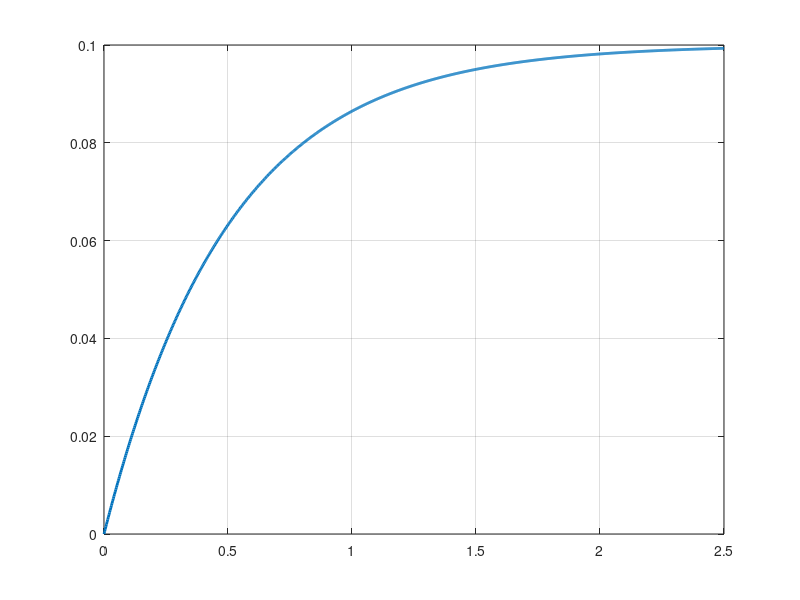

The MATLAB source for this figure: (Note: this script raises an error after producing the figure.)
%% Proyecto Individual 1
%Estudiante Angélica Sánchez Herrera
% EL-5409 Laboratorio de Control Automatico
% Simulacion parametrica de un motor DC
%
% G(s) = KM / (tau*s + 1)

clear;
clc;
close all;

fprintf('=============================================\n');
fprintf(' Simulacion de motor DC - Sistema 1er orden\n');
fprintf('=============================================\n\n');

%% ---------------------------------------------------------
% 1. INGRESO DE PARAMETROS Y VALIDACIÓN
% ----------------------------------------------------------

Kt = input('Ingrese Kt [N*m/A]: ');
if Kt <= 0
    error('Kt debe ser mayor que cero.');
end

Ra = input('Ingrese Ra [ohm]: ');
if Ra <= 0
    error('Ra debe ser mayor que cero.');
end

b  = input('Ingrese b [N*m*s/rad]: ');
if b < 0
    error('b no puede ser negativo.');
end

Kb = input('Ingrese Kb [V*s/rad]: ');
if Kb <= 0
    error('Kb debe ser mayor que cero.');
end

J  = input('Ingrese J [kg*m^2]: ');
if J <= 0
    error('J debe ser mayor que cero.');
end

parametros = [Kt, Ra, b, Kb, J];

if any(~isfinite(parametros))
    error('Todos los parametros deben ser valores numericos finitos.');
end

%% ---------------------------------------------------------
% 3. CALCULO DE KM Y TAU
% ----------------------------------------------------------

denominador = Ra*b + Kt*Kb;

if denominador <= 0
    error('El denominador Ra*b + Kt*Kb debe ser mayor que cero.');
end

KM = Kt / denominador;
tau = (Ra*J) / denominador;

%% ---------------------------------------------------------
% 4. MOSTRAR RESULTADOS
% ----------------------------------------------------------

fprintf('\n=============================================\n');
fprintf(' Resultados calculados\n');
fprintf('=============================================\n');

fprintf('KM  = %.6f\n', KM);
fprintf('tau = %.6f s\n', tau);

%% ---------------------------------------------------------
% 5. FUNCION DE TRANSFERENCIA
%
%            KM
% G(s) = ------------
%          tau*s + 1
% ----------------------------------------------------------

G = tf(KM, [tau 1]);

fprintf('\nFuncion de transferencia obtenida:\n');
disp(G);

%% ---------------------------------------------------------
% 6. CALCULOS IMPORTANTES
% ----------------------------------------------------------

% Valor teorico final
y_final_KM = KM;

% Respuesta en t = tau
t_tau = tau;
y_tau = KM * (1 - exp(-1));

% Respuesta en t = 5*tau
t_5tau = 5*tau;
y_5tau = KM * (1 - exp(-5));

% Tiempo de asentamiento al 2 %
ts = -tau * log(0.02);

% Limites de la banda del 2 %
limite_superior = 1.02 * y_final_KM;
limite_inferior = 0.98 * y_final_KM;

% Error de estado estacionario respecto
% a un escalon unitario
ess = 1 - y_final_KM;

fprintf('\n=============================================\n');
fprintf(' Caracteristicas de la respuesta\n');
fprintf('=============================================\n');

fprintf('Valor final teorico       = %.6f\n', y_final_KM);
fprintf('Respuesta en t = tau      = %.6f\n', y_tau);
fprintf('Respuesta en t = 5*tau    = %.6f\n', y_5tau);
fprintf('Tiempo de asentamiento 2%% = %.6f s\n', ts);
fprintf('Error estado estacionario = %.6f\n', ess);

%% ---------------------------------------------------------
% 7. RESPUESTA AL ESCALON
% ----------------------------------------------------------

% Se simula hasta 5 constantes de tiempo
t = linspace(0, 5*tau, 1000);

[y, t] = step(G, t);

%% ---------------------------------------------------------
% 8. GRAFICA
% ----------------------------------------------------------

figure;

plot(t, y, 'LineWidth', 2);
hold on;
grid on;

%% Valor final
yline(y_final_KM, '--', ...
    sprintf('Valor final = %.4f', y_final_KM));

%% Entrada escalon unitario
yline(1, ':', 'Entrada escalon = 1');

%% Banda de asentamiento del 2 %
yline(limite_superior, '--', 'Limite +2%');
yline(limite_inferior, '--', 'Limite -2%');

%% Punto en t = tau
plot(t_tau, y_tau, 'o', ...
    'MarkerSize', 8, ...
    'LineWidth', 2);

xline(t_tau, '--', ...
    sprintf('tau = %.4f s', tau));

text(t_tau, y_tau, ...
    sprintf('  y(tau) = %.4f', y_tau), ...
    'VerticalAlignment', 'bottom');

%% Punto en t = 5*tau
plot(t_5tau, y_5tau, 'o', ...
    'MarkerSize', 8, ...
    'LineWidth', 2);

xline(t_5tau, '--', ...
    sprintf('5tau = %.4f s', t_5tau));

text(t_5tau, y_5tau, ...
    sprintf('  y(5tau) = %.4f', y_5tau), ...
    'VerticalAlignment', 'bottom', ...
    'HorizontalAlignment', 'right');

%% Tiempo de asentamiento
xline(ts, '-.', ...
    sprintf('Ts 2%% = %.4f s', ts));

%% Formato
title('Respuesta al escalon unitario del motor DC');

xlabel('Tiempo [s]');
ylabel('Respuesta del sistema');

legend('Respuesta del sistema', ...
       'Location', 'best');

hold off;
